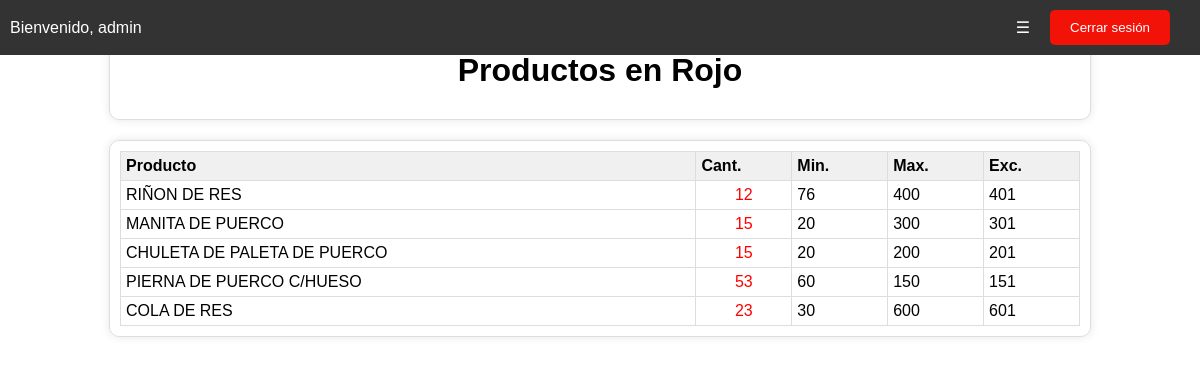
/adm_rojo.php (signed in), run on the app's committed database.
### tables this page shows
CREATE TABLE `add_product` (
  `id` int(11) NOT NULL,
  `codigo` varchar(50) NOT NULL,
  `nombre` varchar(255) NOT NULL,
  `descripcion` text NOT NULL,
  `variante` varchar(100) NOT NULL,
  `cantidad` int(11) NOT NULL,
  `unidad_medida` enum('pieza','kilo') NOT NULL DEFAULT 'pieza',
  `cantidad_minima` int(11) DEFAULT NULL,
  `cantidad_maxima` int(11) DEFAULT NULL,
  `excedente` int(11) DEFAULT NULL
);

### adm_rojo.php (the view, shortened to what this page needs)
<?php
$servername = "localhost";
$username = "root";
$password = "";
$dbname = "carnesley";
$conn = new mysqli($servername, $username, $password, $dbname);
$query = "SELECT * FROM add_product WHERE cantidad <= cantidad_minima";
$result = $conn->query($query);
?>
<!DOCTYPE html>
<html>
<head>
    <link rel="stylesheet" href="style.css">
</head>
<body>
    <div class="nav-bar">
        <ul>
            <li style="margin-right: auto;">Bienvenido, <?php echo $_SESSION['username']; ?></li>
            <li><a href="#" class="menu-btn">&#9776;</a>
            </li>
            <li><button class="logout-btn" id="logout-btn">Cerrar sesión</button></li>
        </ul>
    </div>
    <div class="container">
        <h1 style="text-align: center; margin-bottom: 20px; width: 100%;">Productos en Rojo</h1>
    </div>
    <div class="container">
        <table id="productos-table" style="width: 100%; border-collapse: collapse;">
            <tr>
                <th style="width: 60%;">Producto</th>
                <th style="width: 10%;">Cant.</th>
                <th style="width: 10%;">Min.</th>
                <th style="width: 10%;">Max.</th>
                <th style="width: 10%;">Exc.</th>
            </tr>
            <?php while ($row = $result->fetch_assoc()) { ?>
                <tr>
                    <td style="word-wrap: break-word; width: 60%;"><?php echo $row['nombre']; ?></td>
                    <td style="text-align: center; width: 10%; color: red;"><?php echo $row['cantidad']; ?></td>
                    <td style="width: 10%;"><?php echo $row['cantidad_minima']; ?></td>
                    <td style="width: 10%;"><?php echo $row['cantidad_maxima']; ?></td>
                    <td style="width: 10%;"><?php echo $row['excedente']; ?></td>
                </tr>
            <?php } ?>
        </table>
    </div>
</body>
</html>

### style.css (style rules this page uses)
body { font-family: Arial, sans-serif; margin: 0; padding: 0; }
.nav-bar { position: fixed !important; top: 0; left: 0; width: 100%; background-color: #333; color: #fff; padding: 10px; text-align: right; z-index: 1000; box-sizing: border-box; }
.nav-bar ul { list-style: none; margin: 0; padding: 0; display: flex; justify-content: space-between; align-items: center; }
.nav-bar ul li { margin-right: 20px; position: relative; }
.nav-bar a { color: #fff; text-decoration: none; }
.logout-btn { background-color: #f31208; color: #fff; padding: 10px 20px; border: none; border-radius: 5px; cursor: pointer; }
.container { width: 80%; margin: 80px auto 40px auto; display: flex; justify-content: space-between; }

### adm_rojo.php (style rules this page uses)
.container { width: 80%; margin: 20px auto; padding: 10px; border: 1px solid #ddd; border-radius: 10px; box-shadow: 0 0 10px rgba(0, 0, 0, 0.1); }
table { width: 100%; border-collapse: collapse; }
th, td { border: 1px solid #ddd; padding: 5px; text-align: left; }
th { background-color: #f0f0f0; }

### data on the page
add_product: nombre "RIÑON DE RES", cantidad "12", cantidad_minima "76", cantidad_maxima "400", excedente "401"
add_product: nombre "MANITA DE PUERCO", cantidad "15", cantidad_minima "20", cantidad_maxima "300", excedente "301"
add_product: nombre "CHULETA DE PALETA DE PUERCO", cantidad "15", cantidad_minima "20", cantidad_maxima "200", excedente "201"
add_product: nombre "PIERNA DE PUERCO C/HUESO", cantidad "53", cantidad_minima "60", cantidad_maxima "150", excedente "151"
add_product: nombre "COLA DE RES", cantidad "23", cantidad_minima "30", cantidad_maxima "600", excedente "601"

### other printed values
$_SESSION['username'] "admin"
